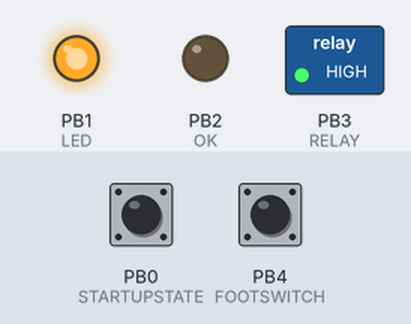
Bench run of a sketch on a simulated ATtiny85, built with avr-gcc and run on an emulated ATtiny85. Shown: switched loads named in the sketch (green lamp = pin HIGH), output pins drawn as LEDs (lit = HIGH). Dashed ring = blinking. The inputs (shaded band) are chosen by the test bench; at power-on: PB4 (FOOTSWITCH) HIGH, PB0 (STARTUPSTATE) HIGH.

Above: at 1.2 s.
1.3 s: PB4 (FOOTSWITCH) pulled LOW for 1 s
At 1.45 s:
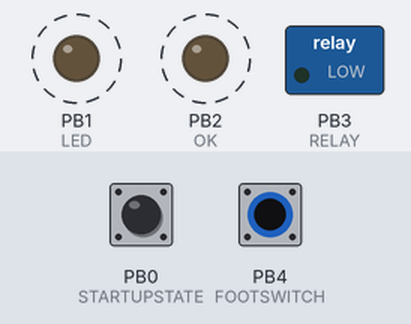
3.8 s: PB4 (FOOTSWITCH) pulled LOW for 0.15 s
At 4.1 s:
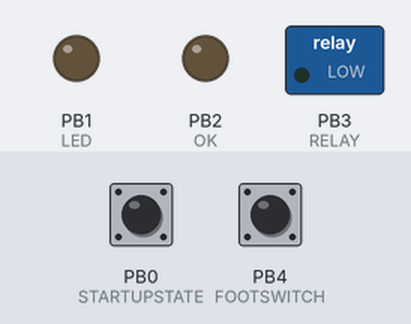
5.4 s: PB4 (FOOTSWITCH) pulled LOW for 0.15 s
At 6.5 s:
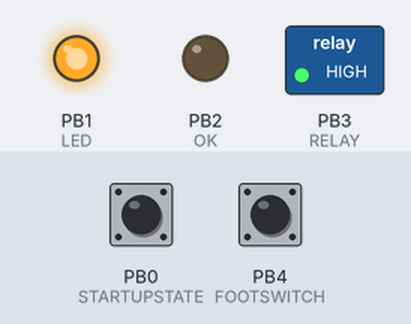
7.0 s: PB4 (FOOTSWITCH) pulled LOW for 3.2 s
At 10.3 s:
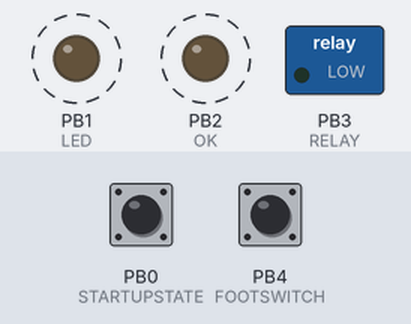
Timing chart, 0 to 11.8 s (numbered marks = the images above; inputs shaded):
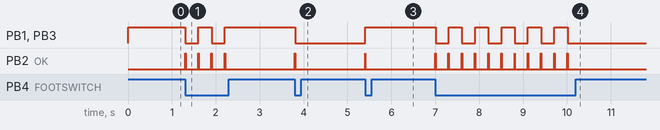

Measured:
- after the input at 1.3 s, PB1 (LED), PB3 (RELAY): alternates HIGH for 0.30 s and LOW for 0.30 s, 4 changes in all, then stays HIGH, starting at once; PB2 (OK): alternates HIGH for 0.01 s and LOW for 0.29 s, 8 changes in all, then stays LOW, starting at once
- after the input at 3.8 s, PB1 (LED), PB3 (RELAY): HIGH → LOW at once; PB2 (OK): LOW → HIGH at once, → LOW 0.01 s later
- after the input at 5.4 s, PB1 (LED), PB3 (RELAY): LOW → HIGH at once; PB2 (OK): LOW → HIGH at once, → LOW 0.01 s later
- after the input at 7.0 s, PB1 (LED), PB3 (RELAY): alternates HIGH for 0.30 s and LOW for 0.30 s, 11 changes in all, then stays LOW, starting at once; PB2 (OK): alternates HIGH for 0.01 s and LOW for 0.29 s, 22 changes in all, then stays LOW, starting at once

The sketch:

relay_switching.ino
```cpp
#include <arduino.h>

#define FOOTSWITCH 4
#define RELAY 3
#define OK 2
#define LED 1
#define STARTUPSTATE 0

long int now;
int switchState;
int lastSwitchState = 0;
int relayState = 0;
long int lastPressTime = 0;

int footSwitchPress();

void setup()
{
    pinMode(FOOTSWITCH, INPUT_PULLUP);
    pinMode(STARTUPSTATE, INPUT_PULLUP);
    pinMode(RELAY, OUTPUT);
    pinMode(OK, OUTPUT);
    pinMode(LED, OUTPUT);

    relayState = digitalRead(STARTUPSTATE);
    digitalWrite(RELAY, relayState);
    digitalWrite(LED, relayState);
}

void loop()
{
    now = millis();

    if (footSwitchPress())
    {
        lastPressTime = now;
        relayState = !relayState;

        digitalWrite(OK, HIGH);
        delay(5);
        digitalWrite(RELAY, relayState);
        digitalWrite(LED, relayState);
        delay(5);
        digitalWrite(OK, LOW);
    }
}

int footSwitchPress()
{
    switchState = digitalRead(FOOTSWITCH);

    if (switchState == LOW && now - lastPressTime > 300)
    {
        lastSwitchState = switchState;
        return 1;
    }

    lastSwitchState = switchState;
    return 0;
}
```
